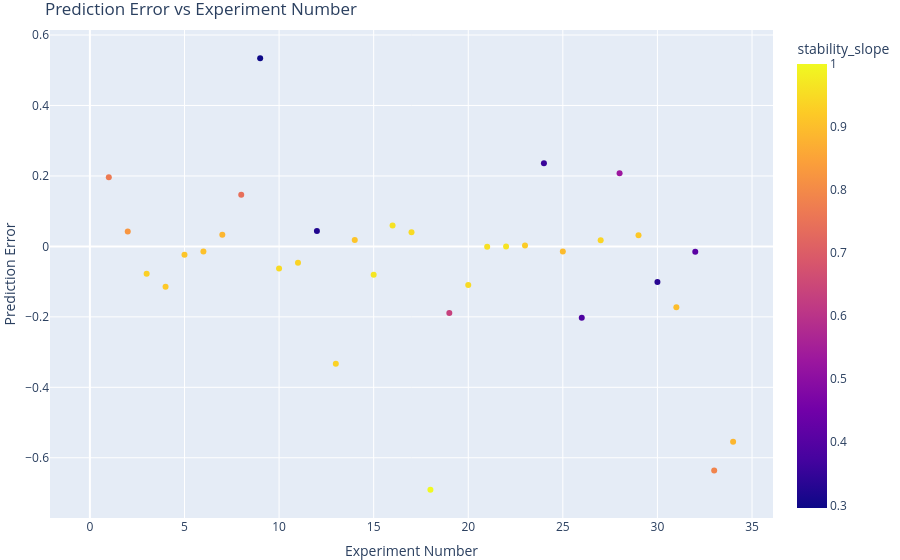

Here is the notebook cell this chart was saved with:
### Code cell
# Plot prediction error
fig = px.scatter(
    data.reset_index(), 
    x=data.index,
    y='prediction_error',
    color='stability_slope',  # color by actual outcome
    title='Prediction Error vs Experiment Number'
)
fig.update_layout(
    xaxis_title="Experiment Number",
    yaxis_title="Prediction Error",
    showlegend=True,
    margin=dict(l=0, r=0, t=30, b=0)  # Remove whitespace around plot
)
fig.show()

### Figure 1 — Plotly figure (JSON) as saved in the notebook; plotly's stock layout.template omitted (floating-point values rounded to 4 significant figures)
{"data": [{"hovertemplate": "x=%{x}<br>prediction_error=%{y}<br>stability_slope=%{marker.color}<extra></extra>", "legendgroup": "", "marker": {"color": [0.9643, 0.7677, 0.8254, 0.9319, 0.9182, 0.913, 0.905, 0.8845, 0.7413, 0.2958, 0.9489, 0.937, 0.3222, 0.935, 0.9109, 0.9677, 0.9619, 0.9502, 1, 0.6339, 0.9492, 0.958, 0.9626, 0.9256, 0.356, 0.8951, 0.3887, 0.9402, 0.53, 0.9174, 0.3328, 0.8978, 0.4103, 0.7869, 0.8861], "coloraxis": "coloraxis", "symbol": "circle"}, "mode": "markers", "name": "", "orientation": "v", "showlegend": false, "type": "scatter", "x": [0, 1, 2, 3, 4, 5, 6, 7, 8, 9, 10, 11, 12, 13, 14, 15, 16, 17, 18, 19, 20, 21, 22, 23, 24, 25, 26, 27, 28, 29, 30, 31, 32, 33, 34], "xaxis": "x", "y": [null, 0.1965, 0.04222, -0.07747, -0.1144, -0.0237, -0.01477, 0.0332, 0.1468, 0.5343, -0.06286, -0.04649, 0.04343, -0.3331, 0.01806, -0.08062, 0.05941, 0.03995, -0.691, -0.1889, -0.1096, -0.0006725, -0.0004637, 0.00274, 0.2358, -0.0143, -0.2027, 0.01746, 0.2075, 0.03155, -0.1007, -0.1725, -0.01522, -0.6361, -0.5546], "yaxis": "y"}], "layout": {"coloraxis": {"colorbar": {"title": {"text": "stability_slope"}}, "colorscale": [[0, "#0d0887"], [0.1111, "#46039f"], [0.2222, "#7201a8"], [0.3333, "#9c179e"], [0.4444, "#bd3786"], [0.5556, "#d8576b"], [0.6667, "#ed7953"], [0.7778, "#fb9f3a"], [0.8889, "#fdca26"], [1, "#f0f921"]]}, "legend": {"tracegroupgap": 0}, "margin": {"b": 0, "l": 0, "r": 0, "t": 30}, "showlegend": true, "title": {"text": "Prediction Error vs Experiment Number"}, "xaxis": {"anchor": "y", "domain": [0, 1], "title": {"text": "Experiment Number"}}, "yaxis": {"anchor": "x", "domain": [0, 1], "title": {"text": "Prediction Error"}}}}
